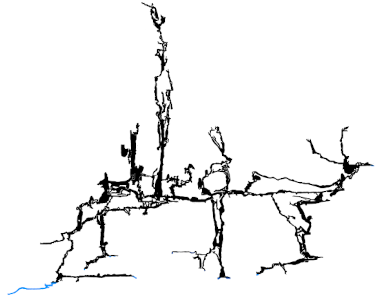
#> input picture Projekt/cave_small.png, 378 x 301 px
$ python img_conventer.py
#> lines starting #> are read from the running program, lines starting #| are printed output that depends on the picture; after the words box and inside, x2 and y2 are one past the last pixel; in counts of white or black regions, pixels touching at a corner belong together
from functools import reduce

import PIL
from PIL import Image
import numpy as np

width = 0
height = 0


def load_image(filename):
#> called with filename = './cave_small.png'
    global width, height
    image = Image.open(filename)
#> image is the input picture: PIL image 378x301 RGB; mean R, G, B 241, 241.1, 241.2
    width, height = image.size
#> width = 378; height = 301
    scale = 1
    image = image.resize((width * scale, height * scale),
                          PIL.Image.Resampling.NEAREST)
    width, height = image.size
    image = np.array(list(image.getdata()), dtype="i,i,i").astype(object).reshape((height, width))
    return image

def main():
    img = load_image("./cave_small.png")
    bool_pic = np.zeros(shape=img.shape, dtype=bool)
    for ndindex, rgb in np.ndenumerate(img):
        bool_pic[ndindex] = (rgb == (255, 255, 255) or 0 in ndindex)
#> this loop made 113778 passes
#> ndindex on passes 1 to 3: (0, 0), (0, 1), (0, 2)
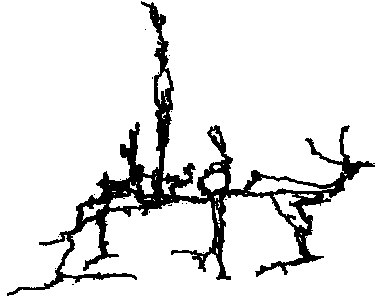
#> bool_pic: shape (301, 378) bool; 89.8% white; 16 black regions (15 under 20 px), largest, box (x1, y1, x2, y2) and area: (7, 1, 375, 296) 11572
    bool_pic = bool_pic.T
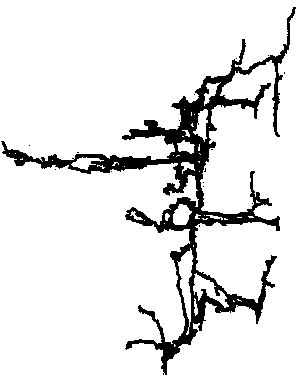
#> bool_pic: shape (378, 301) bool; 89.8% white; 16 black regions (15 under 20 px), largest, box (x1, y1, x2, y2) and area: (1, 7, 296, 375) 11572
    height, width = bool_pic.shape
#> height = 378; width = 301

    with open("./cave.store", "w") as file:
        file.write(str(height)+" "+str(width)+"\n")
        for i in range(height):
            file.write(reduce(lambda x, y: x+" "+str(y), bool_pic[i], ""))
        file.write("\n")
        for i in range(height):
            for j in range(3*width):
                # [4 lines of commented-out code are left out]
                file.write(" NaN")


if __name__ == "__main__":
    main()
